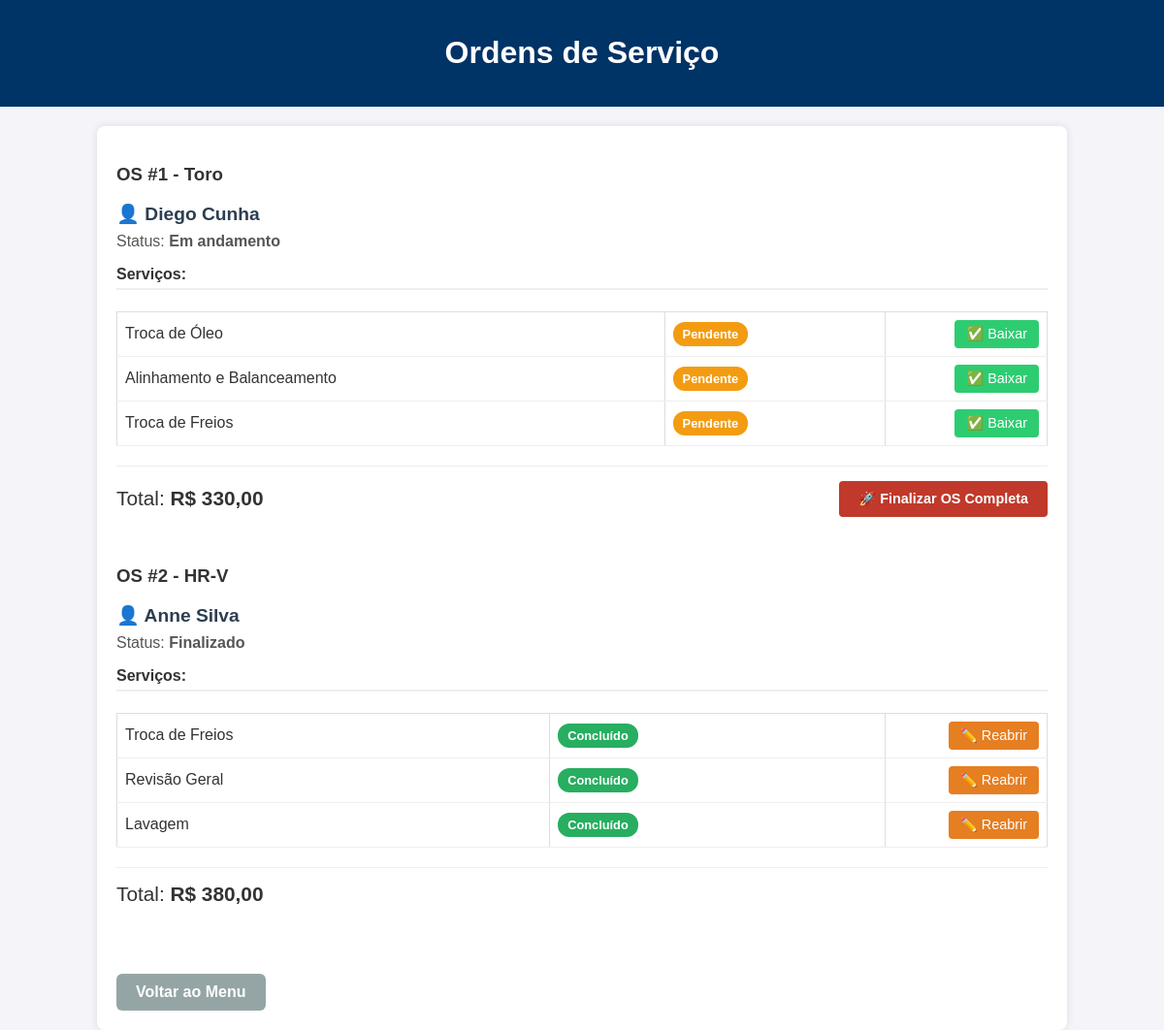
/ordensDeServico, run on the app's committed database.
### tables this page shows
CREATE TABLE veiculos (
                id INTEGER PRIMARY KEY AUTOINCREMENT,
                tipo TEXT NOT NULL,
                modelo TEXT NOT NULL,
                placa TEXT NOT NULL,
                cliente_id INTEGER NOT NULL,  -- ADICIONE ESSA LINHA
                FOREIGN KEY(cliente_id) REFERENCES usuarios(id) -- OPCIONAL: CRIA A RELAÇÃO REAL
            );

CREATE TABLE usuarios (
                id INTEGER PRIMARY KEY AUTOINCREMENT,
                nome TEXT NOT NULL,
                email TEXT NOT NULL,
                cpf TEXT UNIQUE
            );

CREATE TABLE ordens (
                id INTEGER PRIMARY KEY AUTOINCREMENT,
                cliente_id INTEGER,
                veiculo_id INTEGER,
                status TEXT DEFAULT 'Em andamento',
                orcamento REAL DEFAULT 0.0,
                FOREIGN KEY (cliente_id) REFERENCES usuarios (id),
                FOREIGN KEY (veiculo_id) REFERENCES veiculos (id)
            );

CREATE TABLE servicos (
                id INTEGER PRIMARY KEY AUTOINCREMENT,
                descricao TEXT NOT NULL,
                preco REAL NOT NULL
            );

### app.py (the view)
@app.route("/ordensDeServico")
def ordens_servico():
    ordens = db.get_all("ordens")
    ordens_com_detalhes = []
    for ordem in ordens:
        if isinstance(ordem, dict):
            ordem_id, cliente_id, veiculo_id = ordem['id'], ordem['cliente_id'], ordem['veiculo_id']
            status_os, orcamento = ordem['status'], ordem['orcamento']
        else:
            ordem_id, cliente_id, veiculo_id, status_os, orcamento = ordem[0], ordem[1], ordem[2], ordem[3], ordem[4]
        itens_raw = []
        if hasattr(db, 'cursor'):
            itens_raw = db.cursor.execute(
                "SELECT servico_id, status FROM itens_ordem WHERE ordem_id = ?", (ordem_id,)
            ).fetchall()
        lista_servicos = []
        for item in itens_raw:
            sid, status_item = item[0], item[1]
            dados_servico = db.get_by_id("servicos", sid)
            if dados_servico:
                desc = dados_servico['descricao'] if isinstance(dados_servico, dict) else dados_servico[1]
                preco = dados_servico['preco'] if isinstance(dados_servico, dict) else dados_servico[2]
                lista_servicos.append({'id': sid, 'descricao': desc, 'preco': preco, 'status': status_item})
        cliente = db.get_by_id("usuarios", cliente_id)
        nome_cliente = (cliente['nome'] if isinstance(cliente, dict) else cliente[1]) if cliente else "Desconhecido"
        veiculo = db.get_by_id("veiculos", veiculo_id)
        modelo_veiculo = (veiculo['modelo'] if isinstance(veiculo, dict) else veiculo[2]) if veiculo else "Desconhecido"
        ordens_com_detalhes.append({
            'id': ordem_id, 'cliente_nome': nome_cliente, 'veiculo_modelo': modelo_veiculo,
            'status': status_os, 'orcamento': orcamento, 'itens': lista_servicos
        })
    return render_template("ordensDeServico.html", ordens=ordens_com_detalhes)

### app.py (called while the page is built)
@app.template_filter('moeda')
def format_moeda(valor):
    try:
        valor = float(valor)
    except:
        valor = 0.0
    return f"R$ {valor:,.2f}".replace(",", "X").replace(".", ",").replace("X", ".")

### database/adapters/sqlite_adapter.py (called while the page is built)
    def get_all(self, table):
        self.cursor.execute(f"SELECT * FROM {table}")
        return self.cursor.fetchall()

    def get_by_id(self, table, id):
        self.cursor.execute(f"SELECT * FROM {table} WHERE id = ?", (id,))
        return self.cursor.fetchone()

### templates/ordensDeServico.html (shortened to what this page needs)
<!DOCTYPE html>
<html lang="pt-br">
<head>
    <link rel="stylesheet" href="{{ url_for('static', filename='css/style.css') }}">
</head>
<body>
    <header><h1>Ordens de Serviço</h1></header>
    <div class="container">
        <div class="cards">
            {% for ordem in ordens %}
            <div class="card" style="text-align: left;">
                <div>
                    <h3>OS #{{ ordem.id }} - {{ ordem.veiculo_modelo }}</h3>
                    <h4 style="margin: 8px 0; color: #2c3e50; font-size: 1.2em;">
                        👤 {{ ordem.cliente_nome }}
                    </h4>
                    <p style="margin-top: 5px; color: #555;">Status: <strong>{{ ordem.status }}</strong></p>
                </div>
                <h4 style="margin-top: 15px; border-bottom: 2px solid #eee; padding-bottom: 5px;">Serviços:</h4>
                <table class="lista-itens">
                    {% for item in ordem.itens %}
                    <tr>
                        <td>{{ item.descricao }}</td>
                        <td>
                            {% if item.status == 'Finalizado' %}
                                <span class="badge badge-finalizado">Concluído</span>
                            {% else %}
                                <span class="badge badge-pendente">Pendente</span>
                            {% endif %}
                        </td>
                        <td class="col-acao">
                            {% if item.status == 'Pendente' %}
                                <button class="btn-acao btn-finalizar"
                                        onclick="alterarStatus({{ ordem.id }}, {{ item.id }}, 'Finalizado')">
                                    ✅ Baixar
                                </button>
                            {% else %}
                                <button class="btn-acao btn-editar"
                                        onclick="alterarStatus({{ ordem.id }}, {{ item.id }}, 'Pendente')">
                                    ✏️ Reabrir
                                </button>
                            {% endif %}
                        </td>
                    </tr>
                    {% endfor %}
                </table>
                <div class="card-footer">
                    <div style="font-size: 1.3em;">
                        Total: <strong>{{ ordem.orcamento | moeda }}</strong>
                    </div>
                    {% if ordem.status != 'Finalizado' %}
                    <button class="btn-finalizar-tudo" onclick="finalizarTudo({{ ordem.id }})">
                        🚀 Finalizar OS Completa
                    </button>
                    {% endif %}
                </div>
            </div>
            {% endfor %}
        </div>
        <a href="/landing" class="btn-voltar">Voltar ao Menu</a>
    </div>
</body>
</html>

### static/css/style.css (style rules this page uses)
body { font-family: Arial, sans-serif; margin: 0; padding: 0; background: #f4f4f9; color: #333; }
header { background: #003366; color: white; padding: 15px; text-align: center; }
.container { width: 80%; margin: auto; margin-top: 20px; padding: 20px; background: white; border-radius: 8px; box-shadow: 0 0 8px rgba(0,0,0,0.1); }
table { width: 100%; border-collapse: collapse; margin-top: 20px; }
table th, table td { border: 1px solid #ddd; padding: 8px; text-align: left; }
.btn-voltar { display: inline-block; background-color: #95a5a6; color: white; padding: 10px 20px; text-decoration: none; border-radius: 6px; font-weight: bold; margin-top: 20px; transition: background-color 0.3s; border: none; cursor: pointer; }

### templates/ordensDeServico.html (style rules this page uses)
.card { margin-bottom: 30px; padding-bottom: 20px; position: relative; }
.lista-itens { width: 100%; border-collapse: collapse; margin-top: 10px; }
.lista-itens td { padding: 8px; border-bottom: 1px solid #eee; vertical-align: middle; }
.badge { padding: 5px 10px; border-radius: 12px; font-size: 0.8em; font-weight: bold; }
.badge-pendente { background: #f39c12; color: white; }
.badge-finalizado { background: #27ae60; color: white; }
.btn-acao { border: none; padding: 6px 12px; border-radius: 4px; cursor: pointer; font-size: 0.9em; transition: 0.2s; }
.btn-finalizar { background-color: #2ecc71; color: white; }
.btn-editar { background-color: #e67e22; color: white; }
.btn-finalizar-tudo { background-color: #c0392b; color: white; border: none; padding: 10px 20px; border-radius: 4px; cursor: pointer; font-weight: bold; font-size: 0.9em; }
.col-acao { text-align: right; width: 150px; }
.card-footer { margin-top: 20px; padding-top: 15px; border-top: 1px solid #eee; display: flex; justify-content: space-between; align-items: center; }

### data on the page
veiculos: veiculo_modelo "Toro"
usuarios: cliente_nome "Diego Cunha"
ordens: status "Em andamento", orcamento|moeda "R$ 330,00"
servicos: descricao "Troca de Óleo"
servicos: descricao "Alinhamento e Balanceamento"
servicos: descricao "Troca de Freios" "Troca de Freios"
veiculos: veiculo_modelo "HR-V"
usuarios: cliente_nome "Anne Silva"
ordens: status "Finalizado", orcamento|moeda "R$ 380,00"
servicos: descricao "Revisão Geral"
servicos: descricao "Lavagem"

### other printed values
{{ ordem.id }} "1" "2"
